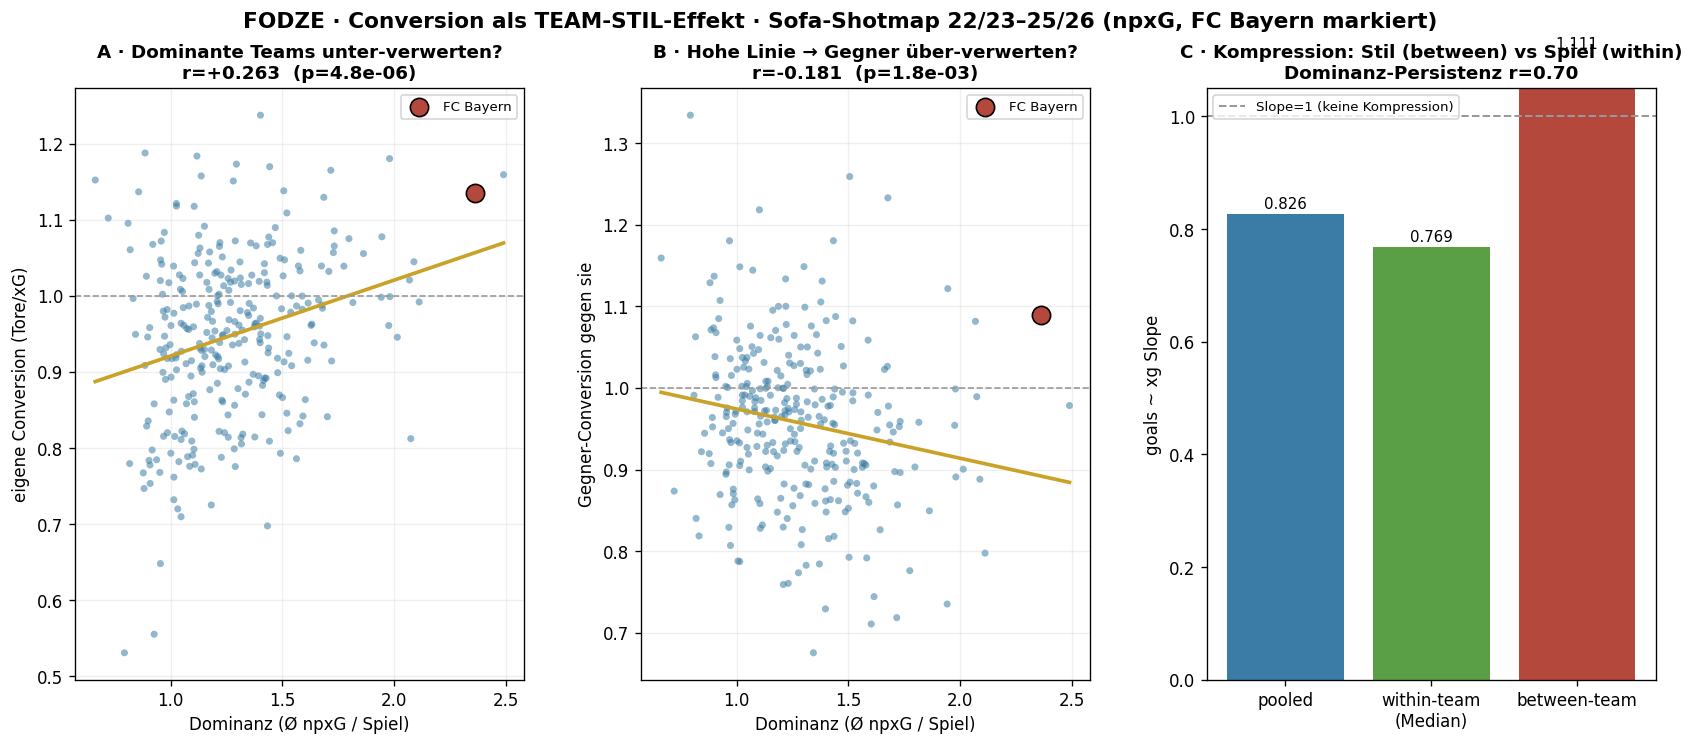

Python code for this plot:
#!/usr/bin/env python3
"""xg_style_conversion — is the xG→goals compression a TEAM-STYLE effect?

User thesis: conversion is NOT a flat ~1.0. Dominant, offensive teams (e.g. FC
Bayern) pile up high xG against deep blocks → xG inflated → they UNDER-convert.
And their high defensive line concedes efficient counters → opponents OVER-convert
against them. This is a STYLE confound that raw finishing-persistence (ρ=0.29)
misses, because style is STABLE.

Tests (per team, non-penalty, sofascore_shotmap, 17 leagues × 22/23–25/26):
  A  dominance (Ø npxG/match) → own conversion (Σgoals/Σxg)
       hypothesis: NEGATIVE (dominant teams under-convert).
  B  dominance → conceded conversion (Σopp_goals/Σopp_xg)
       hypothesis: POSITIVE (their high line lets opponents over-convert).
  C  is the xG-level compression WITHIN-game or BETWEEN-team?
       pooled vs within-team vs between-team slope of goals~xg.
  D  persistence of dominance (Ø npxG season-to-season) — if high AND A/B real,
       the conditional conversion is USABLE (unlike raw finishing).
Bayern highlighted throughout.

Outputs (tools/v4/diagnostics/):
  xg_style_conversion_teams.csv · xg_style_conversion.json · xg_style_conversion.png
Run: tools/venv/bin/python3 -I tools/v4/diagnostics/xg_style_conversion.py
"""
from __future__ import annotations

import json
import sqlite3
import sys
from pathlib import Path

import numpy as np
import pandas as pd
from scipy import stats
import matplotlib
matplotlib.use("Agg")
import matplotlib.pyplot as plt
from matplotlib.gridspec import GridSpec

REPO = Path(__file__).resolve().parents[3]
DB = REPO / "tools" / "sofascore" / "data" / "local_extras.db"
D = REPO / "tools" / "v4" / "diagnostics"
MIN_N = 34
BAYERN = "FC Bayern München"
C_PT, C_BAY, C_LINE, C_DIAG = "#3a7ca5", "#b5483d", "#c9a227", "#999999"


def team_matches():
    con = sqlite3.connect(f"file:{DB}?mode=ro", uri=True)
    sm = pd.read_sql_query(
        "SELECT s.game_id, s.league, s.season, s.is_home, s.xg, s.situation, s.shot_type, s.goal_type "
        "FROM sofascore_shotmap s", con)
    hm = {gid: (h, a) for gid, h, a in con.execute("SELECT game_id, home_team, away_team FROM sofascore_match")}
    con.close()
    sm["xg"] = pd.to_numeric(sm["xg"], errors="coerce").fillna(0.0)
    sm = sm[sm["league"].isin(set(sm.loc[sm["xg"] > 0, "league"].unique()))].copy()
    pen = sm["situation"].eq("penalty")
    goal = sm["shot_type"].eq("goal") & sm["goal_type"].ne("own")
    sm["np_xg"] = np.where(~pen, sm["xg"], 0.0)
    sm["np_goal"] = (goal & ~pen).astype(int)
    g = sm.groupby(["game_id", "league", "season", "is_home"], as_index=False).agg(
        np_xg=("np_xg", "sum"), np_goals=("np_goal", "sum"))
    g = g[g["np_xg"] > 0].copy()
    opp = g[["game_id", "is_home", "np_xg", "np_goals"]].rename(
        columns={"is_home": "oh", "np_xg": "opp_xg", "np_goals": "opp_goals"})
    opp["oh"] = 1 - opp["oh"]
    m = g.merge(opp, left_on=["game_id", "is_home"], right_on=["game_id", "oh"], how="inner").drop(columns="oh")
    m["team"] = [hm.get(gid, ("?", "?"))[0 if ih else 1] for gid, ih in zip(m["game_id"], m["is_home"])]
    return m


def main() -> int:
    m = team_matches()
    print(f"  {len(m):,} team-matches · {m['team'].nunique()} teams")

    # per-team aggregates
    rows = []
    for team, s in m.groupby("team"):
        if len(s) < MIN_N:
            continue
        rows.append({"team": team, "n": len(s),
                     "dominance": s["np_xg"].mean(),
                     "xg_against": s["opp_xg"].mean(),
                     "own_conv": s["np_goals"].sum() / s["np_xg"].sum(),
                     "conc_conv": s["opp_goals"].sum() / s["opp_xg"].sum()})
    t = pd.DataFrame(rows)
    t["net_dom"] = t["dominance"] - t["xg_against"]

    # Test A + B
    rA, pA = stats.pearsonr(t["dominance"], t["own_conv"])
    rB, pB = stats.pearsonr(t["dominance"], t["conc_conv"])
    print(f"\n  TEST A · dominance → own conversion:  r={rA:+.3f} (p={pA:.1e})  "
          f"{'✓ dominant UNTER-konvertieren' if rA<0 else 'dominant ÜBER-konvertieren'}")
    print(f"  TEST B · dominance → conceded conversion: r={rB:+.3f} (p={pB:.1e})  "
          f"{'✓ Gegner ÜBER-konvertieren ggn. Dominante' if rB>0 else 'Gegner unter-konvertieren'}")

    # Test C: within vs between slope of the level compression
    pooled = stats.linregress(m["np_xg"], m["np_goals"])
    within = []
    for team, s in m.groupby("team"):
        if len(s) >= 40 and s["np_xg"].std() > 0:
            within.append(stats.linregress(s["np_xg"], s["np_goals"]).slope)
    within_med = float(np.median(within))
    between = stats.linregress(t["dominance"], t.apply(lambda r: m[m.team == r['team']]["np_goals"].mean(), axis=1))
    print(f"\n  TEST C · goals~xg slope:  pooled {pooled.slope:.3f} · within-team(median) {within_med:.3f} · "
          f"between-team {between.slope:.3f}")
    print(f"    (Kompression = Slope<1. within≈pooled → Spiel-Level-Effekt; "
          f"between<within → Stil-Effekt zwischen Teams)")

    # Test D: dominance persistence season-to-season
    ds = {}
    for (team, season), s in m.groupby(["team", "season"]):
        if len(s) >= 12:
            ds[(team, season)] = s["np_xg"].mean()
    order = ["22/23", "23/24", "24/25", "25/26"]
    x, y = [], []
    for (team, season), v in ds.items():
        nx = order[order.index(season) + 1] if season in order and order.index(season) + 1 < len(order) else None
        if nx and (team, nx) in ds:
            x.append(v); y.append(ds[(team, nx)])
    dom_persist = float(np.corrcoef(x, y)[0, 1]) if len(x) > 5 else np.nan
    print(f"\n  TEST D · dominance persistence (Ø npxG saison→saison): r={dom_persist:+.3f} (n={len(x)})")

    # Bayern
    bay = t[t.team == BAYERN]
    if len(bay):
        b = bay.iloc[0]
        dom_pct = 100 * (t["dominance"] < b["dominance"]).mean()
        conv_pct = 100 * (t["own_conv"] < b["own_conv"]).mean()
        print(f"\n  BAYERN: Ø npxG {b['dominance']:.2f} (Perzentil {dom_pct:.0f} = dominanteste) · "
              f"own-conv {b['own_conv']:.3f} (Perzentil {conv_pct:.0f}) · "
              f"conceded-conv {b['conc_conv']:.3f}")
        print(f"    → {'bestätigt: Top-Dominanz + ' + ('unter' if b['own_conv']<0.96 else 'über') + '-Conversion' }")

    t.round(3).sort_values("dominance", ascending=False).to_csv(D / "xg_style_conversion_teams.csv", index=False)
    out = {
        "n_team_matches": len(m), "n_teams": len(t),
        "test_A_dominance_vs_own_conv": {"r": rA, "p": pA},
        "test_B_dominance_vs_conceded_conv": {"r": rB, "p": pB},
        "test_C_slopes": {"pooled": pooled.slope, "within_team_median": within_med, "between_team": between.slope},
        "test_D_dominance_persistence_r": dom_persist,
        "bayern": ({k: (round(float(v), 3) if isinstance(v, (int, float, np.number)) else v)
                    for k, v in bay.iloc[0].to_dict().items()} if len(bay) else None),
        "interpretation": (
            f"Dominanz→eigene Conversion r={rA:+.2f} ("
            f"{'REAL & POSITIV — dominante Teams ÜBER-verwerten' if rA > 0.15 else ('negativ — unter-verwerten' if rA < -0.15 else 'schwach')}); "
            f"Dominanz→Gegner-Conversion r={rB:+.2f} ("
            f"{'Gegner unter-konvertieren ggn. Dominante (Suppression)' if rB < -0.10 else 'Gegner über-konvertieren' if rB > 0.10 else 'neutral'}); "
            f"Kompression (Slope<1) ist {'ein WITHIN-game-Effekt (Regression zur Mitte), between-team sogar >1' if between.slope > within_med else 'auch zwischen Teams'}; "
            f"Dominanz persistiert r={dom_persist:.2f} → {'STABIL, also als Conversion-Kondition nutzbar' if dom_persist > 0.4 else 'instabil'}."),
    }
    (D / "xg_style_conversion.json").write_text(json.dumps(out, indent=2, default=float))

    # ── figure ──
    fig = plt.figure(figsize=(17, 6.4))
    gs = GridSpec(1, 3, wspace=0.26)
    def scat(ax, ycol, rr, pp, ylab, title, good_low=True):
        ax.scatter(t["dominance"], t[ycol], s=18, color=C_PT, alpha=0.55, edgecolors="none")
        if len(bay):
            ax.scatter(b["dominance"], b[ycol], s=120, color=C_BAY, edgecolors="k", zorder=5, label="FC Bayern")
        sl = stats.linregress(t["dominance"], t[ycol])
        xs = np.array([t["dominance"].min(), t["dominance"].max()])
        ax.plot(xs, sl.intercept + sl.slope * xs, color=C_LINE, lw=2.2)
        ax.axhline(1.0, color=C_DIAG, ls="--", lw=1)
        ax.set_xlabel("Dominanz (Ø npxG / Spiel)"); ax.set_ylabel(ylab)
        ax.set_title(f"{title}\nr={rr:+.3f}  (p={pp:.1e})", fontweight="bold", fontsize=11)
        ax.legend(fontsize=8); ax.grid(alpha=0.2)
    scat(fig.add_subplot(gs[0, 0]), "own_conv", rA, pA, "eigene Conversion (Tore/xG)",
         "A · Dominante Teams unter-verwerten?")
    scat(fig.add_subplot(gs[0, 1]), "conc_conv", rB, pB, "Gegner-Conversion gegen sie",
         "B · Hohe Linie → Gegner über-verwerten?")
    # C: slope decomposition
    axC = fig.add_subplot(gs[0, 2])
    axC.bar(["pooled", "within-team\n(Median)", "between-team"], [pooled.slope, within_med, between.slope],
            color=[C_PT, "#5a9e45", C_BAY])
    axC.axhline(1.0, color=C_DIAG, ls="--", lw=1.2, label="Slope=1 (keine Kompression)")
    axC.set_ylabel("goals ~ xg Slope"); axC.set_ylim(0, 1.05)
    axC.set_title(f"C · Kompression: Stil (between) vs Spiel (within)\nDominanz-Persistenz r={dom_persist:.2f}",
                  fontweight="bold", fontsize=11)
    axC.legend(fontsize=8)
    for i, v in enumerate([pooled.slope, within_med, between.slope]):
        axC.text(i, v + 0.01, f"{v:.3f}", ha="center", fontsize=9)
    fig.suptitle("FODZE · Conversion als TEAM-STIL-Effekt · Sofa-Shotmap 22/23–25/26 (npxG, FC Bayern markiert)",
                 fontsize=13, fontweight="bold")
    fig.savefig(D / "xg_style_conversion.png", dpi=120, bbox_inches="tight", facecolor="white")
    plt.close(fig)
    print(f"\n  VERDIKT: {out['interpretation']}")
    print("  Outputs: xg_style_conversion_teams.csv · .json · .png")
    return 0


if __name__ == "__main__":
    sys.exit(main())
